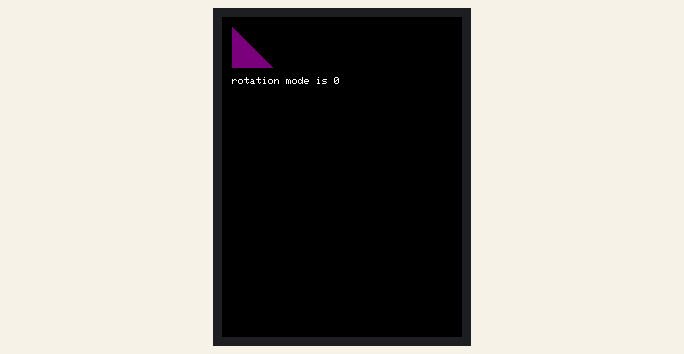
Bench run of a sketch on a simulated ESP32. Parts: 240×320 colour display.

Above: at 0.3 s.
At 1.4 s:
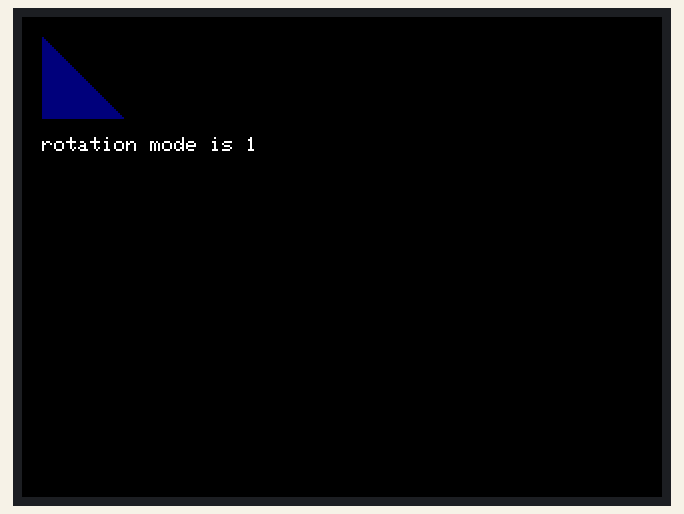
At 2.4 s:
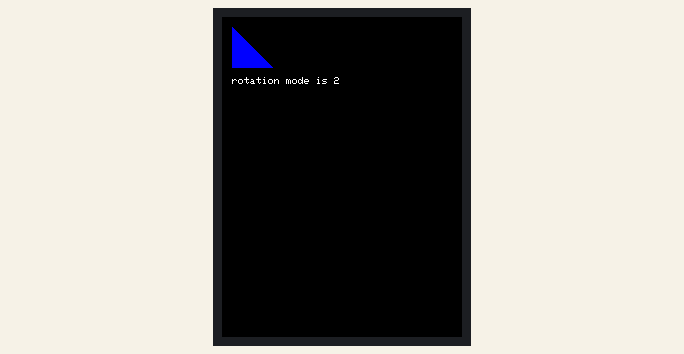
At 3.5 s:
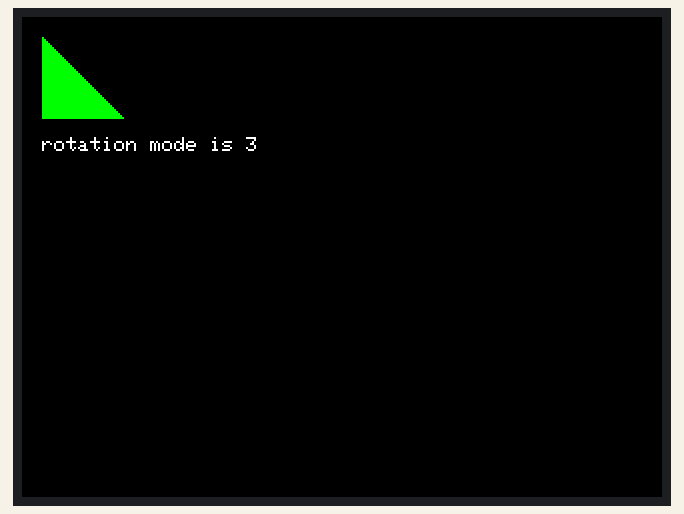
At 5.7 s:
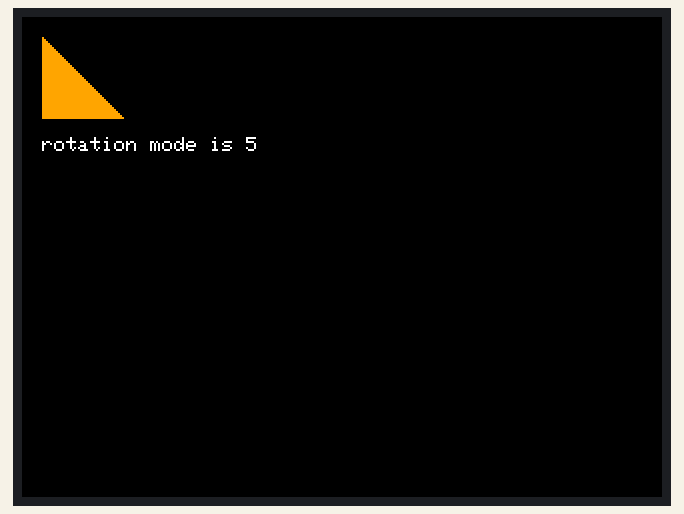
At 7.8 s:
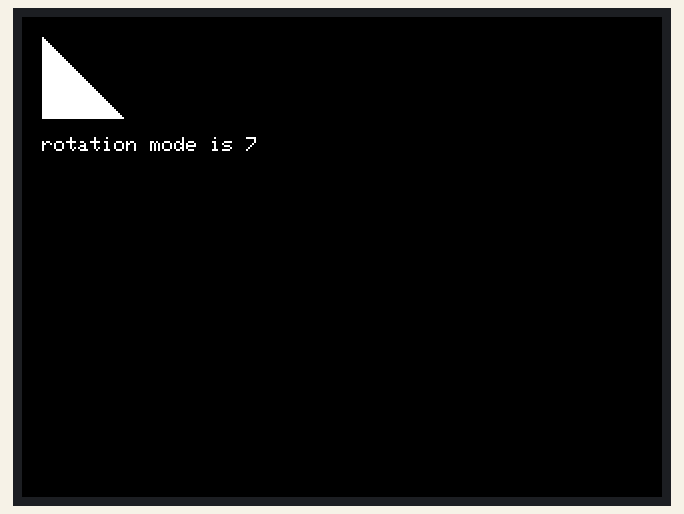

The sketch:

M5_LCD_setRotation.ino
```cpp
#include <M5Stack.h>

void setup() {
    M5.begin();

    //バックライトの明るさを0～255で指定
    M5.Lcd.setBrightness(255);

    //文字色を設定（文字背景色は透明）
    M5.Lcd.setTextColor(WHITE);

    //文字の大きさを1～7で指定
    M5.Lcd.setTextSize(1);
}

void loop() {
    M5.Lcd.clear(BLACK);

    M5.Lcd.setRotation(0);
    M5.Lcd.setCursor(10, 60);
    M5.Lcd.print("rotation mode is 0");
    M5.Lcd.fillTriangle(10, 10, 10, 50, 50, 50, PURPLE);

    delay(1000);

    M5.Lcd.clear(BLACK);

    M5.Lcd.setRotation(1);
    M5.Lcd.setCursor(10, 60);
    M5.Lcd.print("rotation mode is 1");
    M5.Lcd.fillTriangle(10, 10, 10, 50, 50, 50, NAVY);

    delay(1000);

    M5.Lcd.clear(BLACK);

    M5.Lcd.setRotation(2);
    M5.Lcd.setCursor(10, 60);
    M5.Lcd.print("rotation mode is 2");
    M5.Lcd.fillTriangle(10, 10, 10, 50, 50, 50, BLUE);

    delay(1000);

    M5.Lcd.clear(BLACK);

    M5.Lcd.setRotation(3);
    M5.Lcd.setCursor(10, 60);
    M5.Lcd.print("rotation mode is 3");
    M5.Lcd.fillTriangle(10, 10, 10, 50, 50, 50, GREEN);

    delay(1000);

    M5.Lcd.clear(BLACK);

    M5.Lcd.setRotation(4);
    M5.Lcd.setCursor(10, 60);
    M5.Lcd.print("rotation mode is 4");
    M5.Lcd.fillTriangle(10, 10, 10, 50, 50, 50, YELLOW);

    delay(1000);

    M5.Lcd.clear(BLACK);

    M5.Lcd.setRotation(5);
    M5.Lcd.setCursor(10, 60);
    M5.Lcd.print("rotation mode is 5");
    M5.Lcd.fillTriangle(10, 10, 10, 50, 50, 50, ORANGE);

    delay(1000);

    M5.Lcd.clear(BLACK);

    M5.Lcd.setRotation(6);
    M5.Lcd.setCursor(10, 60);
    M5.Lcd.print("rotation mode is 6");
    M5.Lcd.fillTriangle(10, 10, 10, 50, 50, 50, RED);

    delay(1000);

    M5.Lcd.clear(BLACK);

    M5.Lcd.setRotation(7);
    M5.Lcd.setCursor(10, 60);
    M5.Lcd.print("rotation mode is 7");
    M5.Lcd.fillTriangle(10, 10, 10, 50, 50, 50, WHITE);

    delay(1000);
}
```

Measured:
- by itself, everything shown: repeats every 8.6 s, in 8 steps
- what the display in image 1 shows lasts 1.1 s, from 1.3 s to 2.4 s
